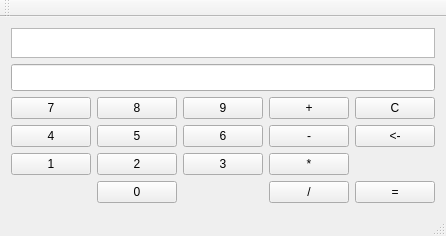
<?xml version="1.0" encoding="UTF-8"?>
<ui version="4.0">
 <class>calcClass</class>
 <widget class="QMainWindow" name="calcClass">
  <property name="geometry">
   <rect>
    <x>0</x>
    <y>0</y>
    <width>421</width>
    <height>231</height>
   </rect>
  </property>
  <property name="sizePolicy">
   <sizepolicy hsizetype="Expanding" vsizetype="Expanding">
    <horstretch>0</horstretch>
    <verstretch>0</verstretch>
   </sizepolicy>
  </property>
  <property name="minimumSize">
   <size>
    <width>0</width>
    <height>0</height>
   </size>
  </property>
  <property name="maximumSize">
   <size>
    <width>1677000</width>
    <height>1677000</height>
   </size>
  </property>
  <property name="windowTitle">
   <string>calc</string>
  </property>
  <widget class="QWidget" name="centralWidget">
   <layout class="QGridLayout" name="gridLayout">
    <item row="0" column="0">
     <layout class="QVBoxLayout" name="verticalLayout">
      <item>
       <widget class="QTextBrowser" name="textBrowser">
        <property name="maximumSize">
         <size>
          <width>16777215</width>
          <height>30</height>
         </size>
        </property>
        <property name="font">
         <font>
          <family>Times New Roman</family>
          <pointsize>12</pointsize>
         </font>
        </property>
        <property name="layoutDirection">
         <enum>Qt::RightToLeft</enum>
        </property>
       </widget>
      </item>
      <item>
       <widget class="QLineEdit" name="lineEdit">
        <property name="maximumSize">
         <size>
          <width>16777215</width>
          <height>30</height>
         </size>
        </property>
        <property name="font">
         <font>
          <family>Times New Roman</family>
          <pointsize>12</pointsize>
         </font>
        </property>
        <property name="alignment">
         <set>Qt::AlignRight|Qt::AlignTrailing|Qt::AlignVCenter</set>
        </property>
       </widget>
      </item>
      <item>
       <layout class="QGridLayout" name="gridLayout_2">
        <item row="2" column="2">
         <widget class="QPushButton" name="bt_3">
          <property name="text">
           <string>3</string>
          </property>
         </widget>
        </item>
        <item row="1" column="1">
         <widget class="QPushButton" name="bt_5">
          <property name="text">
           <string>5</string>
          </property>
         </widget>
        </item>
        <item row="2" column="0">
         <widget class="QPushButton" name="bt_1">
          <property name="text">
           <string>1</string>
          </property>
         </widget>
        </item>
        <item row="1" column="2">
         <widget class="QPushButton" name="bt_6">
          <property name="text">
           <string>6</string>
          </property>
         </widget>
        </item>
        <item row="2" column="1">
         <widget class="QPushButton" name="bt_2">
          <property name="text">
           <string>2</string>
          </property>
         </widget>
        </item>
        <item row="1" column="0">
         <widget class="QPushButton" name="bt_4">
          <property name="text">
           <string>4</string>
          </property>
         </widget>
        </item>
        <item row="0" column="0">
         <widget class="QPushButton" name="bt_7">
          <property name="text">
           <string>7</string>
          </property>
         </widget>
        </item>
        <item row="0" column="1">
         <widget class="QPushButton" name="bt_8">
          <property name="text">
           <string>8</string>
          </property>
         </widget>
        </item>
        <item row="0" column="2">
         <widget class="QPushButton" name="bt_9">
          <property name="text">
           <string>9</string>
          </property>
         </widget>
        </item>
        <item row="3" column="1">
         <widget class="QPushButton" name="bt_0">
          <property name="text">
           <string>0</string>
          </property>
         </widget>
        </item>
        <item row="0" column="3">
         <widget class="QPushButton" name="bt_plus">
          <property name="text">
           <string>+</string>
          </property>
         </widget>
        </item>
        <item row="1" column="3">
         <widget class="QPushButton" name="bt_minus">
          <property name="text">
           <string>-</string>
          </property>
         </widget>
        </item>
        <item row="2" column="3">
         <widget class="QPushButton" name="bt_multiply">
          <property name="text">
           <string>*</string>
          </property>
         </widget>
        </item>
        <item row="1" column="4">
         <widget class="QPushButton" name="bt_erase">
          <property name="text">
           <string>&lt;-</string>
          </property>
         </widget>
        </item>
        <item row="0" column="4">
         <widget class="QPushButton" name="bt_clear">
          <property name="text">
           <string>C</string>
          </property>
         </widget>
        </item>
        <item row="3" column="3">
         <widget class="QPushButton" name="bt_divide">
          <property name="text">
           <string>/</string>
          </property>
         </widget>
        </item>
        <item row="3" column="4">
         <widget class="QPushButton" name="bt_result">
          <property name="text">
           <string>=</string>
          </property>
         </widget>
        </item>
       </layout>
      </item>
     </layout>
    </item>
   </layout>
  </widget>
  <widget class="QToolBar" name="mainToolBar">
   <attribute name="toolBarArea">
    <enum>TopToolBarArea</enum>
   </attribute>
   <attribute name="toolBarBreak">
    <bool>false</bool>
   </attribute>
  </widget>
  <widget class="QStatusBar" name="statusBar"/>
 </widget>
 <layoutdefault spacing="6" margin="11"/>
 <resources>
  <include location="calc.qrc"/>
 </resources>
 <connections>
  <connection>
   <sender>bt_plus</sender>
   <signal>clicked()</signal>
   <receiver>calcClass</receiver>
   <slot>button_plus()</slot>
   <hints>
    <hint type="sourcelabel">
     <x>328</x>
     <y>112</y>
    </hint>
    <hint type="destinationlabel">
     <x>163</x>
     <y>212</y>
    </hint>
   </hints>
  </connection>
  <connection>
   <sender>bt_minus</sender>
   <signal>clicked()</signal>
   <receiver>calcClass</receiver>
   <slot>button_minus()</slot>
   <hints>
    <hint type="sourcelabel">
     <x>328</x>
     <y>141</y>
    </hint>
    <hint type="destinationlabel">
     <x>351</x>
     <y>228</y>
    </hint>
   </hints>
  </connection>
  <connection>
   <sender>bt_erase</sender>
   <signal>clicked()</signal>
   <receiver>calcClass</receiver>
   <slot>button_erase_symbol()</slot>
   <hints>
    <hint type="sourcelabel">
     <x>409</x>
     <y>141</y>
    </hint>
    <hint type="destinationlabel">
     <x>420</x>
     <y>217</y>
    </hint>
   </hints>
  </connection>
  <connection>
   <sender>bt_clear</sender>
   <signal>clicked()</signal>
   <receiver>calcClass</receiver>
   <slot>button_clear()</slot>
   <hints>
    <hint type="sourcelabel">
     <x>409</x>
     <y>112</y>
    </hint>
    <hint type="destinationlabel">
     <x>420</x>
     <y>211</y>
    </hint>
   </hints>
  </connection>
  <connection>
   <sender>bt_divide</sender>
   <signal>clicked()</signal>
   <receiver>calcClass</receiver>
   <slot>button_divide()</slot>
   <hints>
    <hint type="sourcelabel">
     <x>328</x>
     <y>199</y>
    </hint>
    <hint type="destinationlabel">
     <x>122</x>
     <y>230</y>
    </hint>
   </hints>
  </connection>
  <connection>
   <sender>bt_multiply</sender>
   <signal>clicked()</signal>
   <receiver>calcClass</receiver>
   <slot>button_multiply()</slot>
   <hints>
    <hint type="sourcelabel">
     <x>328</x>
     <y>170</y>
    </hint>
    <hint type="destinationlabel">
     <x>302</x>
     <y>230</y>
    </hint>
   </hints>
  </connection>
  <connection>
   <sender>bt_result</sender>
   <signal>clicked()</signal>
   <receiver>calcClass</receiver>
   <slot>button_result()</slot>
   <hints>
    <hint type="sourcelabel">
     <x>409</x>
     <y>199</y>
    </hint>
    <hint type="destinationlabel">
     <x>420</x>
     <y>230</y>
    </hint>
   </hints>
  </connection>
  <connection>
   <sender>bt_7</sender>
   <signal>clicked()</signal>
   <receiver>calcClass</receiver>
   <slot>button_7()</slot>
   <hints>
    <hint type="sourcelabel">
     <x>70</x>
     <y>112</y>
    </hint>
    <hint type="destinationlabel">
     <x>33</x>
     <y>168</y>
    </hint>
   </hints>
  </connection>
  <connection>
   <sender>bt_8</sender>
   <signal>clicked()</signal>
   <receiver>calcClass</receiver>
   <slot>button_8()</slot>
   <hints>
    <hint type="sourcelabel">
     <x>166</x>
     <y>112</y>
    </hint>
    <hint type="destinationlabel">
     <x>245</x>
     <y>160</y>
    </hint>
   </hints>
  </connection>
  <connection>
   <sender>bt_9</sender>
   <signal>clicked()</signal>
   <receiver>calcClass</receiver>
   <slot>button_9()</slot>
   <hints>
    <hint type="sourcelabel">
     <x>247</x>
     <y>112</y>
    </hint>
    <hint type="destinationlabel">
     <x>378</x>
     <y>162</y>
    </hint>
   </hints>
  </connection>
  <connection>
   <sender>bt_4</sender>
   <signal>clicked()</signal>
   <receiver>calcClass</receiver>
   <slot>button_4()</slot>
   <hints>
    <hint type="sourcelabel">
     <x>85</x>
     <y>141</y>
    </hint>
    <hint type="destinationlabel">
     <x>73</x>
     <y>230</y>
    </hint>
   </hints>
  </connection>
  <connection>
   <sender>bt_5</sender>
   <signal>clicked()</signal>
   <receiver>calcClass</receiver>
   <slot>button_5()</slot>
   <hints>
    <hint type="sourcelabel">
     <x>166</x>
     <y>141</y>
    </hint>
    <hint type="destinationlabel">
     <x>234</x>
     <y>230</y>
    </hint>
   </hints>
  </connection>
  <connection>
   <sender>bt_6</sender>
   <signal>clicked()</signal>
   <receiver>calcClass</receiver>
   <slot>button_6()</slot>
   <hints>
    <hint type="sourcelabel">
     <x>247</x>
     <y>141</y>
    </hint>
    <hint type="destinationlabel">
     <x>385</x>
     <y>230</y>
    </hint>
   </hints>
  </connection>
  <connection>
   <sender>bt_1</sender>
   <signal>clicked()</signal>
   <receiver>calcClass</receiver>
   <slot>button_1()</slot>
   <hints>
    <hint type="sourcelabel">
     <x>85</x>
     <y>170</y>
    </hint>
    <hint type="destinationlabel">
     <x>38</x>
     <y>230</y>
    </hint>
   </hints>
  </connection>
  <connection>
   <sender>bt_2</sender>
   <signal>clicked()</signal>
   <receiver>calcClass</receiver>
   <slot>button_2()</slot>
   <hints>
    <hint type="sourcelabel">
     <x>166</x>
     <y>170</y>
    </hint>
    <hint type="destinationlabel">
     <x>231</x>
     <y>230</y>
    </hint>
   </hints>
  </connection>
  <connection>
   <sender>bt_3</sender>
   <signal>clicked()</signal>
   <receiver>calcClass</receiver>
   <slot>button_3()</slot>
   <hints>
    <hint type="sourcelabel">
     <x>247</x>
     <y>170</y>
    </hint>
    <hint type="destinationlabel">
     <x>414</x>
     <y>230</y>
    </hint>
   </hints>
  </connection>
  <connection>
   <sender>bt_0</sender>
   <signal>clicked()</signal>
   <receiver>calcClass</receiver>
   <slot>button_0()</slot>
   <hints>
    <hint type="sourcelabel">
     <x>166</x>
     <y>199</y>
    </hint>
    <hint type="destinationlabel">
     <x>235</x>
     <y>230</y>
    </hint>
   </hints>
  </connection>
 </connections>
 <slots>
  <slot>button_plus()</slot>
  <slot>button_minus()</slot>
  <slot>button_multiply()</slot>
  <slot>button_divide()</slot>
  <slot>button_erase_symbol()</slot>
  <slot>button_result()</slot>
  <slot>button_clear()</slot>
  <slot>button_0()</slot>
  <slot>button_1()</slot>
  <slot>button_2()</slot>
  <slot>button_3()</slot>
  <slot>button_4()</slot>
  <slot>button_5()</slot>
  <slot>button_6()</slot>
  <slot>button_7()</slot>
  <slot>button_8()</slot>
  <slot>button_9()</slot>
 </slots>
</ui>
